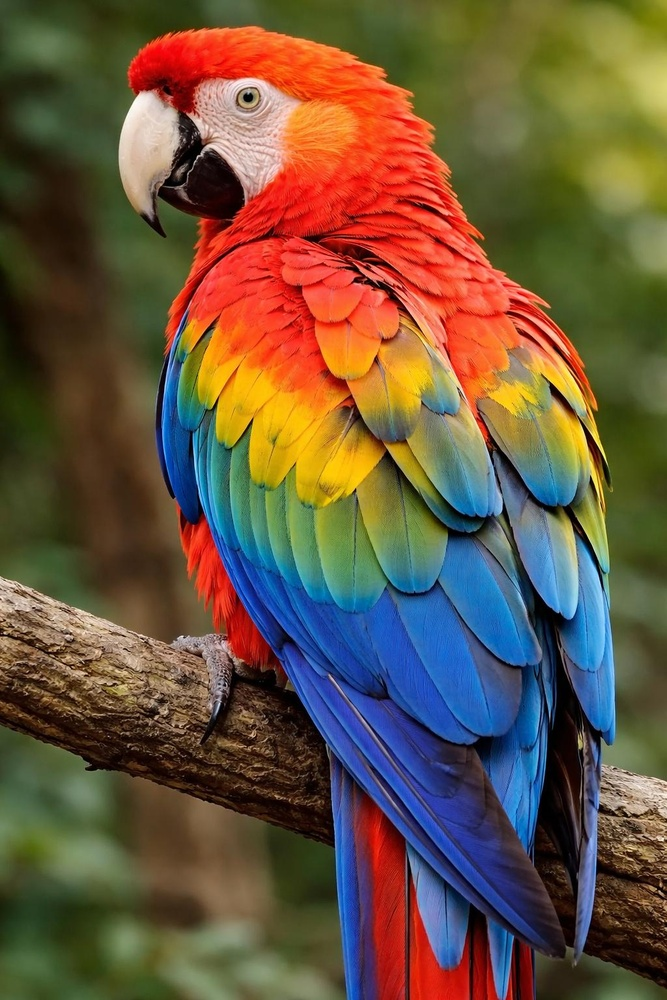
#> input picture images/original2.jpg, 667 x 1000 px, shrunk from 1024 x 1536 before the run
$ python lesson5.py
#> lines starting #> are read from the running program, lines starting #| are printed output that depends on the picture
import cv2

# Resmi oku
image = cv2.imread("../images/original2.jpg")
#> image is the input picture: shape (1000, 667, 3); mean B, G, R 63, 85.6, 105.2

# Gri tona dönüştür
gray = cv2.cvtColor(image, cv2.COLOR_BGR2GRAY)
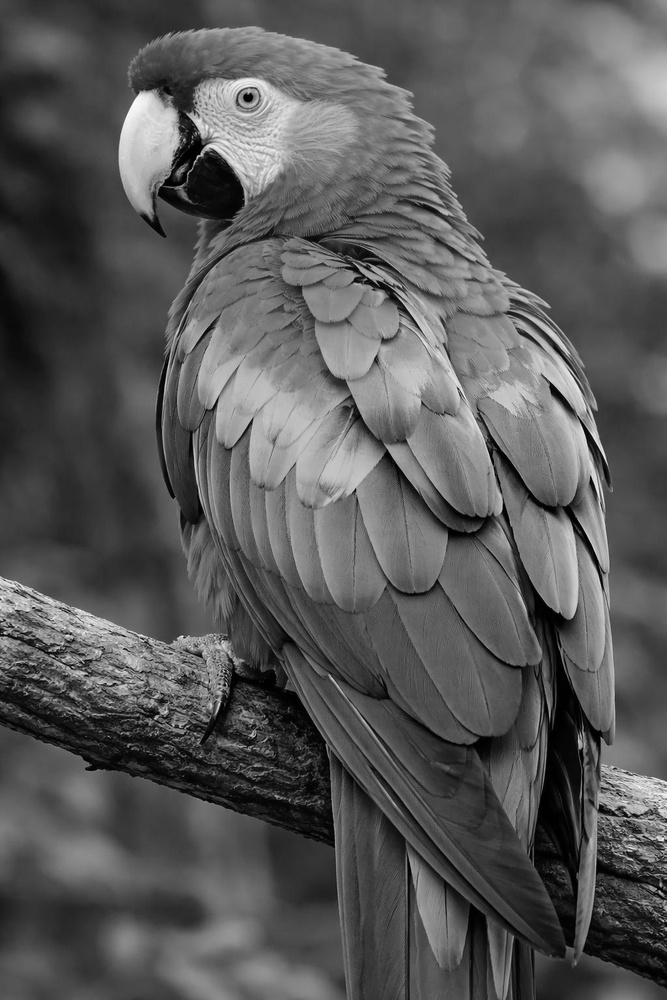
#> gray: shape (1000, 667); min 0, max 254, mean 88.9

# Boyutları yazdır
print("Renkli Görüntü:", image.shape)
#| Renkli Görüntü: (1000, 667, 3)
print("Gri Görüntü:", gray.shape)
#| Gri Görüntü: (1000, 667)

# Ekranda göster
cv2.imshow("Original", image)
cv2.imshow("Grayscale", gray)

# Kaydet
cv2.imwrite("../outputs/grayscale.jpg", gray)

cv2.waitKey(0)
cv2.destroyAllWindows()

$ run again, with images/original3.jpg copied over images/original2.jpg
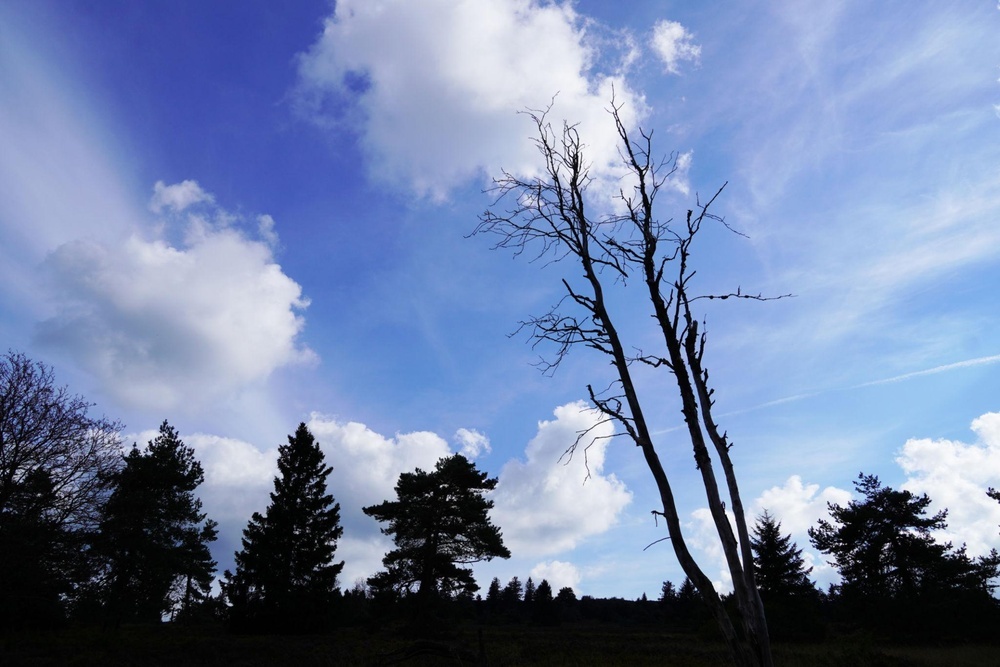
#> input picture images/original3.jpg, 1000 x 667 px, shrunk from 2048 x 1365 before the run
#> image is the input picture: shape (667, 1000, 3); mean B, G, R 166.8, 130.3, 113.3
#> `gray = cv2.cvtColor(image, cv2.COLOR_BGR2GRAY)`:
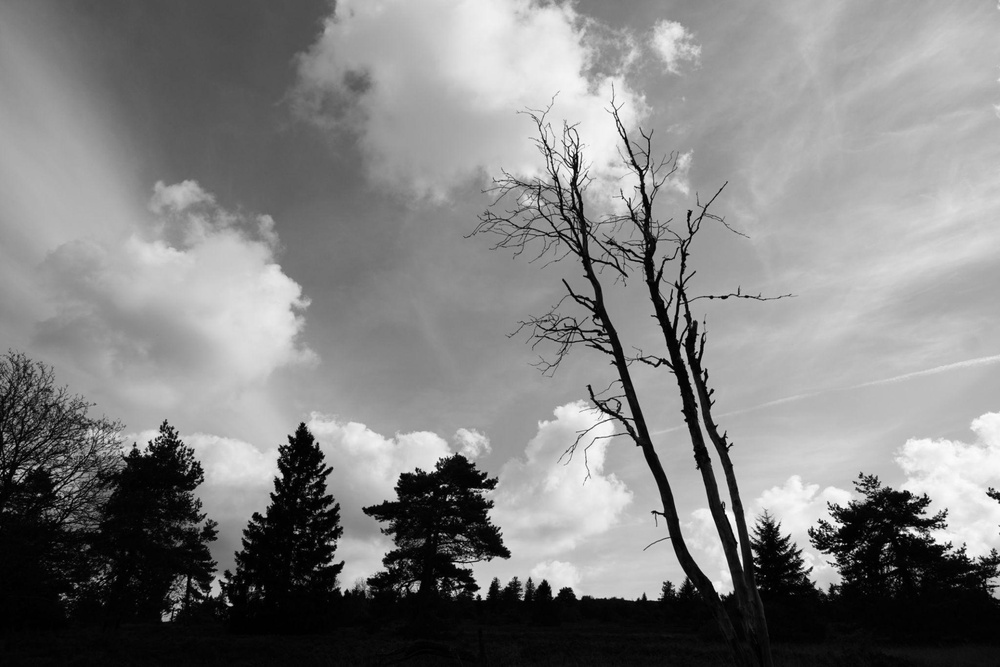
#> gray: shape (667, 1000); min 0, max 254, mean 129.4
#| Renkli Görüntü: (667, 1000, 3)
#| Gri Görüntü: (667, 1000)

$ run again, with images/original.jpg copied over images/original2.jpg
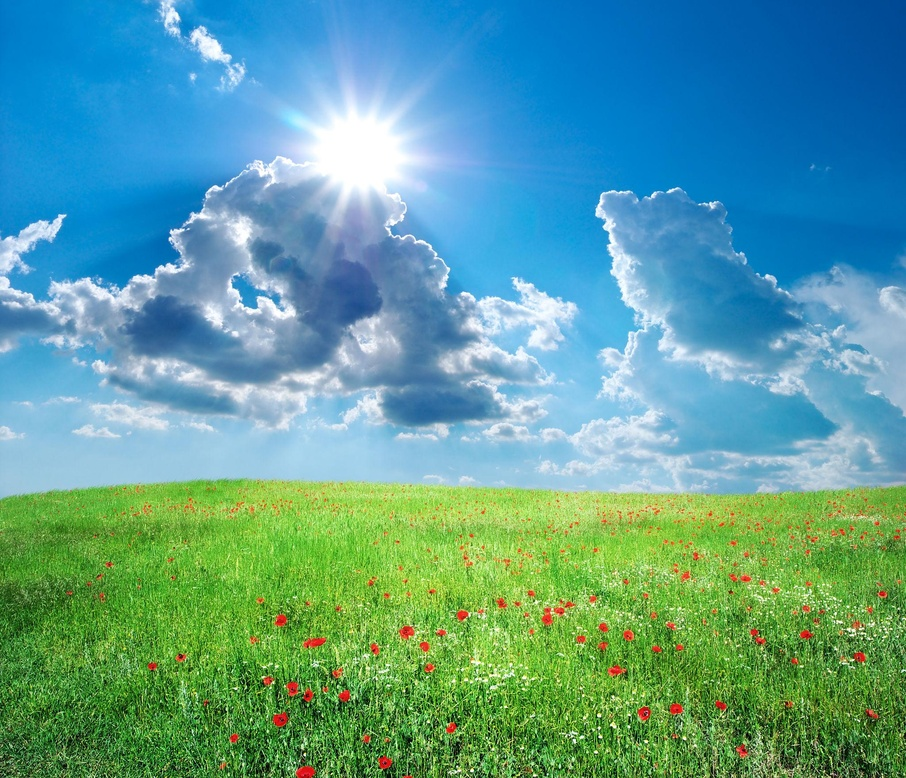
#> input picture images/original.jpg, 906 x 778 px, shrunk from 2048 x 1759 before the run
#> image is the input picture: shape (778, 906, 3); mean B, G, R 151.8, 158.3, 92.3
#> `gray = cv2.cvtColor(image, cv2.COLOR_BGR2GRAY)`:
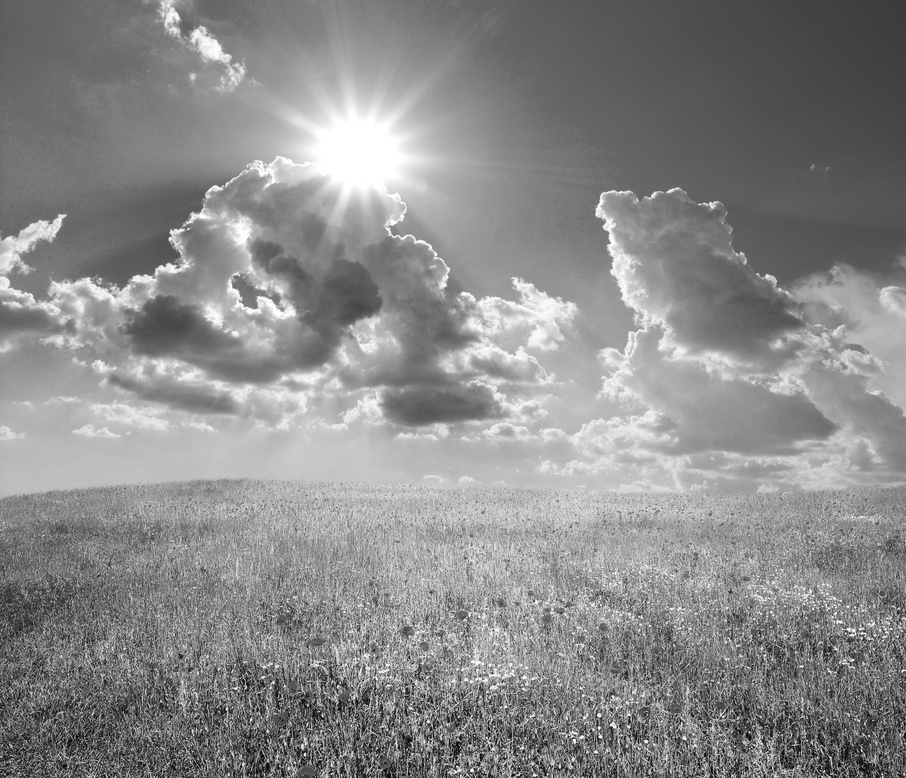
#> gray: shape (778, 906); min 1, max 255, mean 137.8
#| Renkli Görüntü: (778, 906, 3)
#| Gri Görüntü: (778, 906)
